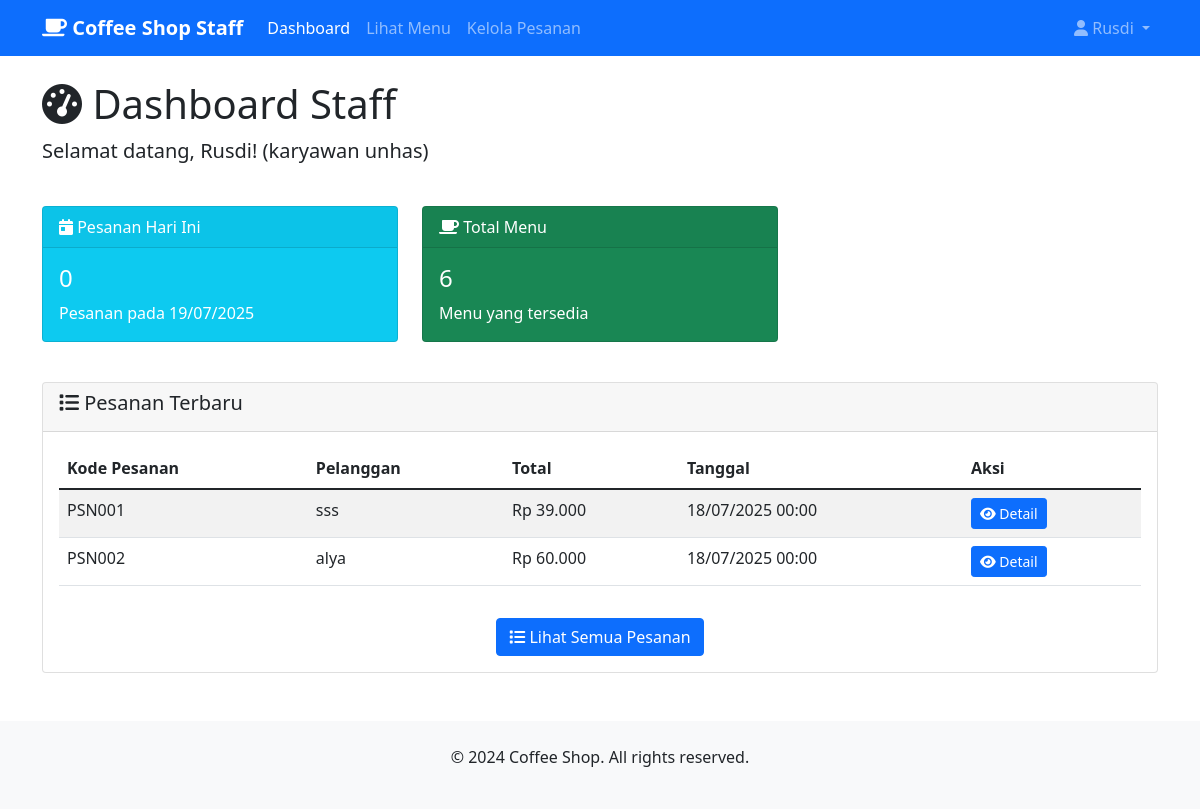
The page /karyawan/dashboard.php (signed in) on the database as committed earlier.
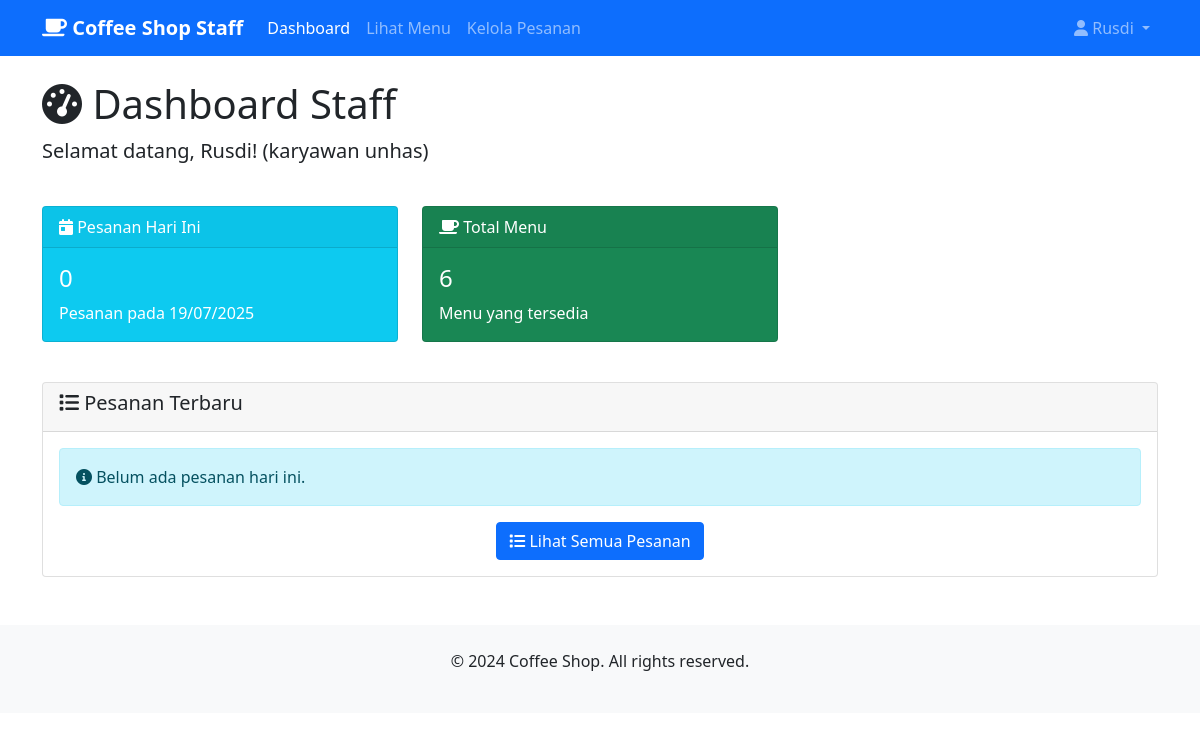
The same page on the database as committed later.
### tables this page shows
CREATE TABLE `pesanan` (
  `kode_pesanan` varchar(225) NOT NULL,
  `nama_pelanggan` varchar(100) NOT NULL,
  `kode_menu` varchar(255) NOT NULL,
  `total_harga` decimal(10,2) NOT NULL,
  `tgl_pesanan` datetime DEFAULT NULL ON UPDATE CURRENT_TIMESTAMP,
  `jumlah` int NOT NULL,
  `status_pesanan` varchar(50) DEFAULT NULL
);

### karyawan/dashboard.php (the view, shortened to what the changed rows need)
<?php
$database = new Database();
$db = $database->getConnection();
$recent_stmt = $db->prepare("SELECT * FROM pesanan ORDER BY tgl_pesanan DESC LIMIT 5");
$recent_stmt->execute();
$recent_orders = $recent_stmt->fetchAll(PDO::FETCH_ASSOC);
?>
<!DOCTYPE html>
<html lang="id">
<head>
    <link href="https://cdn.jsdelivr.net/npm/bootstrap@5.1.3/dist/css/bootstrap.min.css" rel="stylesheet">
    <link href="https://cdnjs.cloudflare.com/ajax/libs/font-awesome/6.0.0/css/all.min.css" rel="stylesheet">
</head>
<body>
    <div class="container mt-4">
        <div class="row">
            <div class="col-md-12">
                <h1><i class="fas fa-tachometer-alt"></i> Dashboard Staff</h1>
            </div>
        </div>
        <div class="row mt-4">
            <div class="col-md-12">
                <div class="card">
                    <div class="card-body">
                        <?php if(empty($recent_orders)): ?>
                            <div class="alert alert-info">
                                <i class="fas fa-info-circle"></i> Belum ada pesanan hari ini.
                            </div>
                        <?php else: ?>
                            <div class="table-responsive">
                                <table class="table table-striped">
                                    <thead>
                                        <tr>
                                            <th>Kode Pesanan</th>
                                            <th>Pelanggan</th>
                                            <th>Total</th>
                                            <th>Tanggal</th>
                                            <th>Aksi</th>
                                        </tr>
                                    </thead>
                                    <tbody>
                                        <?php foreach($recent_orders as $row): ?>
                                        <tr>
                                            <td><?php echo htmlspecialchars($row['kode_pesanan']); ?></td>
                                            <td><?php echo htmlspecialchars($row['nama_pelanggan']); ?></td>
                                            <td>Rp <?php echo number_format($row['total_harga'], 0, ',', '.'); ?></td>
                                            <td><?php echo date('d/m/Y H:i', strtotime($row['tgl_pesanan'])); ?></td>
                                            <td>
                                                <a href="detail_pesanan.php?kode_pesanan=<?= urlencode($row['kode_pesanan']); ?>" class="btn btn-sm btn-primary">
                                                    <i class="fas fa-eye"></i> Detail
                                                </a>
                                            </td>
                                        </tr>
                                        <?php endforeach; ?>
                                    </tbody>
                                </table>
                            </div>
                        <?php endif; ?>
                        <div class="text-center mt-3">
                            <a href="handle_orders.php" class="btn btn-primary">
                            </a>
                        </div>
                    </div>
                </div>
            </div>
        </div>
    </div>
</body>
</html>

Rows that differ between the two databases and show on the page:
removed pesanan: kode_pesanan "PSN001", nama_pelanggan "sss", total_harga "39.000", tgl_pesanan "18/07/2025 00:00"
removed pesanan: kode_pesanan "PSN002", nama_pelanggan "alya", total_harga "60.000", tgl_pesanan "18/07/2025 00:00"
Other text that changed with them:
text no longer shown: "Kode Pesanan Pelanggan Total Tanggal Aksi"
text now shown: "Belum ada pesanan hari ini."
